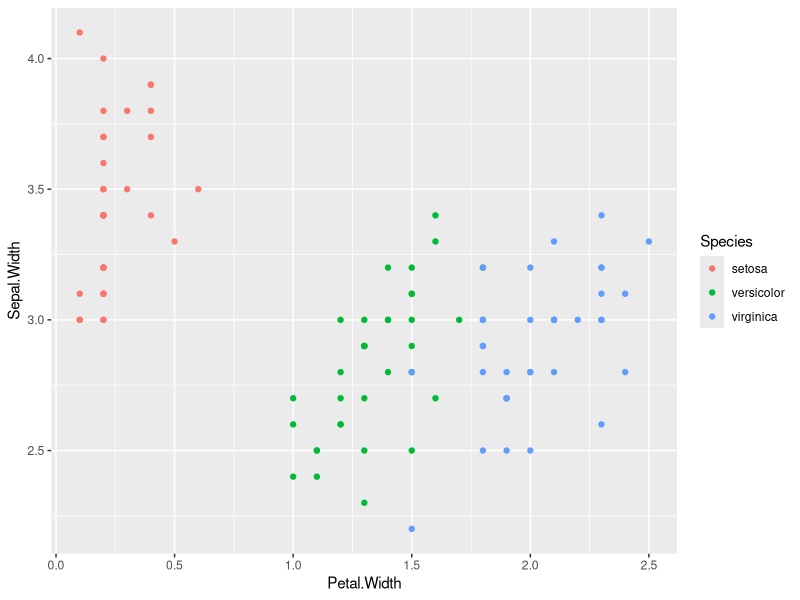

The R script that drew this image:
## ---- chunk 1
knitr::opts_chunk$set(warning=FALSE, message=FALSE, chache=TRUE)
## ---- chunk 2
data(iris)
library(ggplot2)
library(caret)
names(iris)

table(iris$Species)

#Create the data partition
inTrain <- createDataPartition(y=iris$Species,p=0.7,list=FALSE)
training <- iris[inTrain,]
testing <- iris[-inTrain,]
dim(training); dim(testing)

#Exploring the data
qplot(Petal.Width,Sepal.Width,colour=Species,data=training)

#Training the model (a tree model)
modFit <- train(Species ~ ., method="rpart", data = training)
print(modFit$finalModel)

